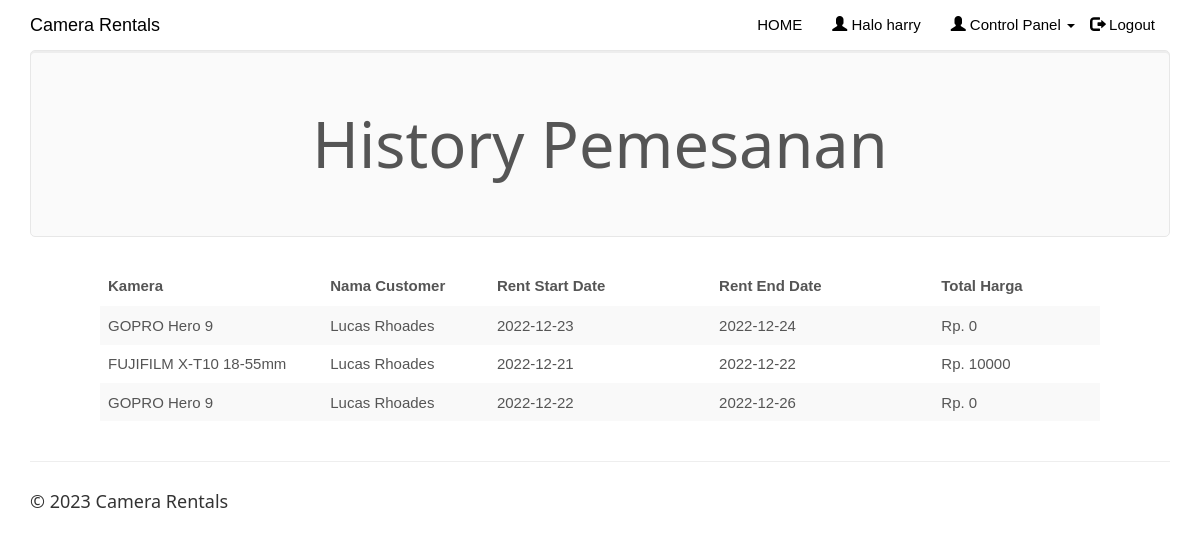
Page /clientview.php (signed in) on the committed database.
### tables this page shows
CREATE TABLE `rentedcameras` (
  `id` int(100) NOT NULL,
  `customer_username` varchar(50) NOT NULL,
  `camera_id` int(20) NOT NULL,
  `booking_date` date NOT NULL,
  `rent_start_date` date NOT NULL,
  `rent_end_date` date NOT NULL,
  `camera_return_date` date DEFAULT NULL,
  `fare` double NOT NULL,
  `charge_type` varchar(25) NOT NULL DEFAULT 'days',
  `no_of_days` int(50) DEFAULT NULL,
  `total_amount` double DEFAULT NULL,
  `return_status` varchar(10) NOT NULL
);

CREATE TABLE `cameras` (
  `camera_id` int(20) NOT NULL,
  `camera_name` varchar(50) NOT NULL,
  `camera_img` varchar(50) DEFAULT 'NA',
  `lensa_price` float NOT NULL,
  `tl_price` float NOT NULL,
  `tl_price_per_day` float NOT NULL,
  `lensa_price_per_day` float NOT NULL,
  `tipe_camera` enum('DSLR','Mirrorless','Poket','Action cam') NOT NULL,
  `camera_availability` varchar(10) NOT NULL
);

CREATE TABLE `customers` (
  `customer_username` varchar(50) NOT NULL,
  `customer_name` varchar(50) NOT NULL,
  `customer_phone` varchar(15) NOT NULL,
  `customer_email` varchar(25) NOT NULL,
  `customer_address` varchar(50) NOT NULL,
  `customer_password` varchar(20) NOT NULL
);

### clientview.php (the view, shortened to what this page needs)
<!DOCTYPE html>
<html>
<?php
$conn = Connect();
?>
<head>
    <link rel="stylesheet" href="assets/bootstrap/css/bootstrap.min.css">
    <link rel="stylesheet" href="assets/fonts/font-awesome.min.css">
    <link rel="stylesheet" href="assets/w3css/w3.css">
    <link rel="stylesheet" type="text/css" href="assets/css/customerlogin.css">
    <link rel="stylesheet" type="text/css" media="screen" href="assets/css/clientpage.css" />
</head>
<body id="page-top" data-spy="scroll" data-target=".navbar-fixed-top">
    <nav class="navbar navbar-custom navbar-fixed-top" role="navigation" style="color: black">
        <div class="container">
            <div class="navbar-header">
                <a class="navbar-brand page-scroll" href="index.php">
                    Camera Rentals </a>
            </div>
            <?php
            if (isset($_SESSION['login_client'])) {
            ?>
                <div class="collapse navbar-collapse navbar-right navbar-main-collapse">
                    <ul class="nav navbar-nav">
                        <li>
                            <a href="index.php">HOME</a>
                        </li>
                        <li>
                            <a href="#"><span class="glyphicon glyphicon-user"></span> Halo <?php echo $_SESSION['login_client']; ?></a>
                        </li>
                        <li>
                            <ul class="nav navbar-nav navbar-right">
                                <li><a href="#" class="dropdown-toggle active" data-toggle="dropdown" role="button" aria-haspopup="true" aria-expanded="false"><span class="glyphicon glyphicon-user"></span> Control Panel <span class="cameraet"></span> </a>
                                </li>
                            </ul>
                        </li>
                        <li>
                            <a href="logout.php"><span class="glyphicon glyphicon-log-out"></span> Logout</a>
                        </li>
                    </ul>
                </div>
            <?php
            } else if (isset($_SESSION['login_customer'])) {
            ?>
                <div class="collapse navbar-collapse navbar-right navbar-main-collapse">
                    <ul class="nav navbar-nav">
                        <li>
                            <a href="index.php">HOME</a>
                        </li>
                        <li>
                            <a href="#"><span class="glyphicon glyphicon-user"></span> Halo <?php echo $_SESSION['login_customer']; ?></a>
                        </li>
                        <ul class="nav navbar-nav">
                            <li><a href="#" class="dropdown-toggle active" data-toggle="dropdown" role="button" aria-haspopup="true" aria-expanded="false"> Menu <span class="cameraet"></span> </a>
                                <ul class="dropdown-menu">
                                    <li> <a href="prereturncamera.php">Return Now</a></li>
                                    <li> <a href="mybookings.php"> My Bookings</a></li>
                                </ul>
                            </li>
                        </ul>
                        <li>
                            <a href="logout.php"><span class="glyphicon glyphicon-log-out"></span> Logout</a>
                        </li>
                    </ul>
                </div>
            <?php   }
            ?>
        </div>
    </nav>
    <?php $login_client = $_SESSION['login_client'];
    $sql1 = "SELECT * FROM rentedcameras rc, clientcameras cc, customers c, cameras WHERE cc.client_username = '$login_client' AND cc.camera_id = rc.camera_id AND rc.return_status = 'R' AND c.customer_username = rc.customer_username AND cc.camera_id = cameras.camera_id";
    $result1 = $conn->query($sql1);
    if (mysqli_num_rows($result1) > 0) {
    ?>
        <div class="container">
            <div class="jumbotron">
                <h1 class="text-center">History Pemesanan</h1>
            </div>
        </div>
        <div class="table-responsive" style="padding-left: 100px; padding-right: 100px;">
            <table class="table table-striped">
                <thead class="thead-dark">
                    <tr>
                        <th width="20%">Kamera</th>
                        <th width="15%">Nama Customer</th>
                        <th width="20%">Rent Start Date</th>
                        <th width="20%">Rent End Date</th>
                        <th width="15%">Total Harga</th>
                    </tr>
                </thead>
                <?php
                while ($row = mysqli_fetch_assoc($result1)) {
                ?>
                    <tr>
                        <td><?php echo $row["camera_name"]; ?></td>
                        <td><?php echo $row["customer_name"]; ?></td>
                        <td><?php echo $row["rent_start_date"] ?></td>
                        <td><?php echo $row["rent_end_date"]; ?></td>
                        <td>Rp. <?php echo $row["total_amount"]; ?></td>
                    </tr>
                <?php        } ?>
            </table>
        </div>
    <?php
    } ?>
</body>
<footer class="site-footer">
    <div class="container">
        <hr>
        <div class="row">
            <div class="col-sm-6">
                <h5>© <?php echo date("Y"); ?> Camera Rentals</h5>
            </div>
        </div>
    </div>
</footer>
</html>

### assets/w3css/w3.css (style rules this page uses)
*,*:before,*:after { box-sizing:inherit }
html { -ms-text-size-adjust:100%;-webkit-text-size-adjust:100% }
body { margin:0 }
article,aside,details,figcaption,figure,footer,header,main,menu,nav,section,summary { display:block }
a { background-color:transparent;-webkit-text-decoration-skip:objects }
hr { box-sizing:content-box;height:0;overflow:visible }
html,body { font-family:Verdana,sans-serif;font-size:15px;line-height:1.5 }
html { overflow-x:hidden }
h1 { font-size:36px }
h5 { font-size:18px }
h1,h2,h3,h4,h5,h6 { font-family:"Segoe UI",Arial,sans-serif;font-weight:400;margin:10px 0 }
hr { border:0;border-top:1px solid #eee;margin:20px 0 }
a { color:inherit }

### assets/css/customerlogin.css (style rules this page uses)
body, html { height: 100%; }
body { padding-top: 50px; background-size: 100%; }
footer { display: block; }

### rows in the picture
rentedcameras: camera.camera_name "GOPRO Hero 9", customers.customer_name "Lucas Rhoades", rent_start_date "2022-12-23", rent_end_date "2022-12-24", total_amount "0"
rentedcameras: camera.camera_name "FUJIFILM X-T10 18-55mm", customers.customer_name "Lucas Rhoades", rent_start_date "2022-12-21", rent_end_date "2022-12-22", total_amount "10000"
rentedcameras: camera.camera_name "GOPRO Hero 9", customers.customer_name "Lucas Rhoades", rent_start_date "2022-12-22", rent_end_date "2022-12-26", total_amount "0"

### other values in the picture
$_SESSION['login_client'] "harry"
